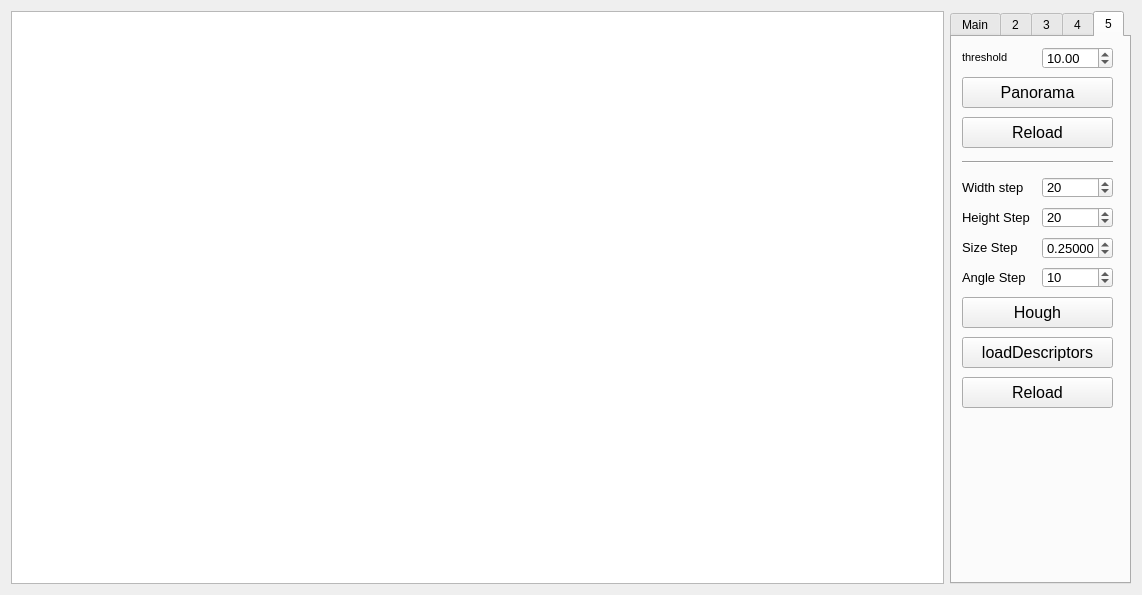
<?xml version="1.0" encoding="UTF-8"?>
<ui version="4.0">
 <class>MainWindow</class>
 <widget class="QMainWindow" name="MainWindow">
  <property name="geometry">
   <rect>
    <x>0</x>
    <y>0</y>
    <width>1142</width>
    <height>595</height>
   </rect>
  </property>
  <property name="minimumSize">
   <size>
    <width>649</width>
    <height>432</height>
   </size>
  </property>
  <property name="windowTitle">
   <string>Computer Vision</string>
  </property>
  <property name="windowIcon">
   <iconset resource="resources.qrc">
    <normaloff>:/icons/resource/icons/main.png</normaloff>:/icons/resource/icons/main.png</iconset>
  </property>
  <widget class="QWidget" name="centralWidget">
   <layout class="QHBoxLayout" name="horizontalLayout">
    <item>
     <widget class="QGraphicsView" name="graphicsView">
      <property name="autoFillBackground">
       <bool>false</bool>
      </property>
      <property name="resizeAnchor">
       <enum>QGraphicsView::AnchorViewCenter</enum>
      </property>
     </widget>
    </item>
    <item>
     <widget class="QTabWidget" name="tabWidget">
      <property name="maximumSize">
       <size>
        <width>181</width>
        <height>16777215</height>
       </size>
      </property>
      <property name="currentIndex">
       <number>4</number>
      </property>
      <widget class="QWidget" name="tab">
       <attribute name="title">
        <string>Main</string>
       </attribute>
       <widget class="QLabel" name="edgeEffectLabel">
        <property name="geometry">
         <rect>
          <x>10</x>
          <y>60</y>
          <width>151</width>
          <height>31</height>
         </rect>
        </property>
        <property name="font">
         <font>
          <family>Arial</family>
          <pointsize>12</pointsize>
         </font>
        </property>
        <property name="text">
         <string>Edge Effect</string>
        </property>
        <property name="alignment">
         <set>Qt::AlignCenter</set>
        </property>
       </widget>
       <widget class="Line" name="line">
        <property name="geometry">
         <rect>
          <x>10</x>
          <y>40</y>
          <width>151</width>
          <height>31</height>
         </rect>
        </property>
        <property name="orientation">
         <enum>Qt::Horizontal</enum>
        </property>
       </widget>
       <widget class="Line" name="line_2">
        <property name="geometry">
         <rect>
          <x>10</x>
          <y>120</y>
          <width>151</width>
          <height>31</height>
         </rect>
        </property>
        <property name="orientation">
         <enum>Qt::Horizontal</enum>
        </property>
       </widget>
       <widget class="QPushButton" name="blurButton">
        <property name="geometry">
         <rect>
          <x>10</x>
          <y>150</y>
          <width>151</width>
          <height>31</height>
         </rect>
        </property>
        <property name="font">
         <font>
          <family>Arial</family>
          <pointsize>12</pointsize>
         </font>
        </property>
        <property name="text">
         <string>Blur</string>
        </property>
       </widget>
       <widget class="QPushButton" name="gaussButton">
        <property name="geometry">
         <rect>
          <x>10</x>
          <y>310</y>
          <width>151</width>
          <height>31</height>
         </rect>
        </property>
        <property name="font">
         <font>
          <family>Arial</family>
          <pointsize>12</pointsize>
         </font>
        </property>
        <property name="text">
         <string>Gauss</string>
        </property>
       </widget>
       <widget class="QPushButton" name="openImageButton">
        <property name="geometry">
         <rect>
          <x>10</x>
          <y>10</y>
          <width>151</width>
          <height>31</height>
         </rect>
        </property>
        <property name="font">
         <font>
          <family>Arial</family>
          <pointsize>12</pointsize>
         </font>
        </property>
        <property name="text">
         <string>Open Image</string>
        </property>
       </widget>
       <widget class="QPushButton" name="clarityButton">
        <property name="geometry">
         <rect>
          <x>10</x>
          <y>190</y>
          <width>151</width>
          <height>31</height>
         </rect>
        </property>
        <property name="font">
         <font>
          <family>Arial</family>
          <pointsize>12</pointsize>
         </font>
        </property>
        <property name="text">
         <string>Clarity</string>
        </property>
       </widget>
       <widget class="QComboBox" name="edgeEffectComboBox">
        <property name="geometry">
         <rect>
          <x>10</x>
          <y>90</y>
          <width>151</width>
          <height>30</height>
         </rect>
        </property>
        <property name="font">
         <font>
          <family>Arial</family>
          <pointsize>12</pointsize>
         </font>
        </property>
        <property name="insertPolicy">
         <enum>QComboBox::InsertAtTop</enum>
        </property>
       </widget>
       <widget class="QPushButton" name="sobelButton">
        <property name="geometry">
         <rect>
          <x>10</x>
          <y>230</y>
          <width>151</width>
          <height>31</height>
         </rect>
        </property>
        <property name="font">
         <font>
          <family>Arial</family>
          <pointsize>12</pointsize>
         </font>
        </property>
        <property name="text">
         <string>Sobel</string>
        </property>
       </widget>
       <widget class="QPushButton" name="priutButton">
        <property name="geometry">
         <rect>
          <x>10</x>
          <y>270</y>
          <width>151</width>
          <height>31</height>
         </rect>
        </property>
        <property name="font">
         <font>
          <family>Arial</family>
          <pointsize>12</pointsize>
         </font>
        </property>
        <property name="text">
         <string>Priut</string>
        </property>
       </widget>
       <widget class="QPushButton" name="shiftButton">
        <property name="geometry">
         <rect>
          <x>10</x>
          <y>350</y>
          <width>151</width>
          <height>31</height>
         </rect>
        </property>
        <property name="font">
         <font>
          <family>Arial</family>
          <pointsize>12</pointsize>
         </font>
        </property>
        <property name="text">
         <string>Shift</string>
        </property>
       </widget>
       <widget class="QPushButton" name="noiseButton">
        <property name="geometry">
         <rect>
          <x>10</x>
          <y>390</y>
          <width>151</width>
          <height>31</height>
         </rect>
        </property>
        <property name="font">
         <font>
          <family>Arial</family>
          <pointsize>12</pointsize>
         </font>
        </property>
        <property name="text">
         <string>Noise</string>
        </property>
       </widget>
       <widget class="QPushButton" name="rotateButton">
        <property name="geometry">
         <rect>
          <x>10</x>
          <y>430</y>
          <width>151</width>
          <height>31</height>
         </rect>
        </property>
        <property name="font">
         <font>
          <family>Arial</family>
          <pointsize>12</pointsize>
         </font>
        </property>
        <property name="text">
         <string>Rotate</string>
        </property>
       </widget>
       <widget class="QPushButton" name="scosButton">
        <property name="geometry">
         <rect>
          <x>10</x>
          <y>510</y>
          <width>151</width>
          <height>31</height>
         </rect>
        </property>
        <property name="font">
         <font>
          <family>Arial</family>
          <pointsize>12</pointsize>
         </font>
        </property>
        <property name="text">
         <string>Scos</string>
        </property>
       </widget>
      </widget>
      <widget class="QWidget" name="tab_2">
       <attribute name="title">
        <string>2</string>
       </attribute>
       <widget class="QDoubleSpinBox" name="sigmaSpinBox">
        <property name="geometry">
         <rect>
          <x>90</x>
          <y>40</y>
          <width>71</width>
          <height>22</height>
         </rect>
        </property>
        <property name="font">
         <font>
          <pointsize>10</pointsize>
         </font>
        </property>
        <property name="value">
         <double>1.600000000000000</double>
        </property>
       </widget>
       <widget class="QLabel" name="label_3">
        <property name="geometry">
         <rect>
          <x>10</x>
          <y>70</y>
          <width>71</width>
          <height>21</height>
         </rect>
        </property>
        <property name="font">
         <font>
          <pointsize>10</pointsize>
         </font>
        </property>
        <property name="text">
         <string>SigmaStart:</string>
        </property>
       </widget>
       <widget class="QPushButton" name="pyramidLeftButton">
        <property name="enabled">
         <bool>true</bool>
        </property>
        <property name="geometry">
         <rect>
          <x>10</x>
          <y>140</y>
          <width>71</width>
          <height>31</height>
         </rect>
        </property>
        <property name="font">
         <font>
          <family>Arial</family>
          <pointsize>14</pointsize>
         </font>
        </property>
        <property name="text">
         <string>◄</string>
        </property>
       </widget>
       <widget class="QDoubleSpinBox" name="sigmaStartSpinBox">
        <property name="geometry">
         <rect>
          <x>90</x>
          <y>70</y>
          <width>71</width>
          <height>22</height>
         </rect>
        </property>
        <property name="font">
         <font>
          <pointsize>10</pointsize>
         </font>
        </property>
        <property name="value">
         <double>0.500000000000000</double>
        </property>
       </widget>
       <widget class="QTextEdit" name="infoPyramidTextEdit">
        <property name="geometry">
         <rect>
          <x>10</x>
          <y>180</y>
          <width>151</width>
          <height>111</height>
         </rect>
        </property>
        <property name="readOnly">
         <bool>true</bool>
        </property>
       </widget>
       <widget class="QPushButton" name="generateLImageButton">
        <property name="geometry">
         <rect>
          <x>10</x>
          <y>330</y>
          <width>151</width>
          <height>31</height>
         </rect>
        </property>
        <property name="font">
         <font>
          <family>Arial</family>
          <pointsize>12</pointsize>
         </font>
        </property>
        <property name="text">
         <string>Get L image</string>
        </property>
       </widget>
       <widget class="QSpinBox" name="scalesSpinBox">
        <property name="geometry">
         <rect>
          <x>90</x>
          <y>10</y>
          <width>71</width>
          <height>21</height>
         </rect>
        </property>
        <property name="font">
         <font>
          <pointsize>10</pointsize>
         </font>
        </property>
        <property name="value">
         <number>2</number>
        </property>
       </widget>
       <widget class="QLabel" name="label_4">
        <property name="geometry">
         <rect>
          <x>10</x>
          <y>300</y>
          <width>71</width>
          <height>21</height>
         </rect>
        </property>
        <property name="font">
         <font>
          <pointsize>10</pointsize>
         </font>
        </property>
        <property name="text">
         <string>Sigma:</string>
        </property>
       </widget>
       <widget class="QPushButton" name="pyramidButton">
        <property name="geometry">
         <rect>
          <x>10</x>
          <y>100</y>
          <width>151</width>
          <height>31</height>
         </rect>
        </property>
        <property name="font">
         <font>
          <family>Arial</family>
          <pointsize>12</pointsize>
         </font>
        </property>
        <property name="text">
         <string>Generate pyramid</string>
        </property>
       </widget>
       <widget class="QLabel" name="label">
        <property name="geometry">
         <rect>
          <x>10</x>
          <y>10</y>
          <width>71</width>
          <height>21</height>
         </rect>
        </property>
        <property name="font">
         <font>
          <pointsize>10</pointsize>
         </font>
        </property>
        <property name="text">
         <string>Scales:</string>
        </property>
       </widget>
       <widget class="QPushButton" name="pyramidRightButton">
        <property name="enabled">
         <bool>true</bool>
        </property>
        <property name="geometry">
         <rect>
          <x>90</x>
          <y>140</y>
          <width>71</width>
          <height>31</height>
         </rect>
        </property>
        <property name="font">
         <font>
          <family>Arial</family>
          <pointsize>14</pointsize>
         </font>
        </property>
        <property name="text">
         <string>► </string>
        </property>
       </widget>
       <widget class="QLabel" name="label_2">
        <property name="geometry">
         <rect>
          <x>10</x>
          <y>40</y>
          <width>71</width>
          <height>21</height>
         </rect>
        </property>
        <property name="font">
         <font>
          <pointsize>10</pointsize>
         </font>
        </property>
        <property name="text">
         <string>Sigma:</string>
        </property>
       </widget>
       <widget class="QDoubleSpinBox" name="sigmaLSpinBox">
        <property name="geometry">
         <rect>
          <x>90</x>
          <y>300</y>
          <width>71</width>
          <height>22</height>
         </rect>
        </property>
        <property name="font">
         <font>
          <pointsize>10</pointsize>
         </font>
        </property>
        <property name="value">
         <double>1.000000000000000</double>
        </property>
       </widget>
      </widget>
      <widget class="QWidget" name="tab_3">
       <attribute name="title">
        <string>3</string>
       </attribute>
       <widget class="QLabel" name="label_5">
        <property name="geometry">
         <rect>
          <x>10</x>
          <y>10</y>
          <width>71</width>
          <height>21</height>
         </rect>
        </property>
        <property name="font">
         <font>
          <pointsize>10</pointsize>
         </font>
        </property>
        <property name="text">
         <string>Threshold:</string>
        </property>
       </widget>
       <widget class="QPushButton" name="moravekButton">
        <property name="geometry">
         <rect>
          <x>10</x>
          <y>100</y>
          <width>151</width>
          <height>31</height>
         </rect>
        </property>
        <property name="font">
         <font>
          <family>Arial</family>
          <pointsize>12</pointsize>
         </font>
        </property>
        <property name="text">
         <string>Moravek</string>
        </property>
       </widget>
       <widget class="QSpinBox" name="radiusSpinBox">
        <property name="geometry">
         <rect>
          <x>90</x>
          <y>40</y>
          <width>71</width>
          <height>21</height>
         </rect>
        </property>
        <property name="font">
         <font>
          <pointsize>10</pointsize>
         </font>
        </property>
        <property name="value">
         <number>2</number>
        </property>
       </widget>
       <widget class="QLabel" name="label_6">
        <property name="geometry">
         <rect>
          <x>10</x>
          <y>40</y>
          <width>71</width>
          <height>21</height>
         </rect>
        </property>
        <property name="font">
         <font>
          <pointsize>10</pointsize>
         </font>
        </property>
        <property name="text">
         <string>Radius:</string>
        </property>
       </widget>
       <widget class="QLabel" name="label_7">
        <property name="geometry">
         <rect>
          <x>10</x>
          <y>70</y>
          <width>71</width>
          <height>21</height>
         </rect>
        </property>
        <property name="font">
         <font>
          <pointsize>10</pointsize>
         </font>
        </property>
        <property name="text">
         <string>PoinstCount:</string>
        </property>
       </widget>
       <widget class="QSpinBox" name="pointsCountSpinBox">
        <property name="geometry">
         <rect>
          <x>90</x>
          <y>70</y>
          <width>71</width>
          <height>21</height>
         </rect>
        </property>
        <property name="font">
         <font>
          <pointsize>10</pointsize>
         </font>
        </property>
        <property name="maximum">
         <number>12000</number>
        </property>
        <property name="value">
         <number>150</number>
        </property>
       </widget>
       <widget class="QPushButton" name="harrisButton">
        <property name="geometry">
         <rect>
          <x>10</x>
          <y>140</y>
          <width>151</width>
          <height>31</height>
         </rect>
        </property>
        <property name="font">
         <font>
          <family>Arial</family>
          <pointsize>12</pointsize>
         </font>
        </property>
        <property name="text">
         <string>Harris</string>
        </property>
       </widget>
       <widget class="QPushButton" name="blobButton">
        <property name="geometry">
         <rect>
          <x>10</x>
          <y>180</y>
          <width>151</width>
          <height>31</height>
         </rect>
        </property>
        <property name="font">
         <font>
          <family>Arial</family>
          <pointsize>12</pointsize>
         </font>
        </property>
        <property name="text">
         <string>Blob</string>
        </property>
       </widget>
       <widget class="QDoubleSpinBox" name="ThresholdSpinBox">
        <property name="geometry">
         <rect>
          <x>90</x>
          <y>10</y>
          <width>71</width>
          <height>22</height>
         </rect>
        </property>
        <property name="font">
         <font>
          <pointsize>10</pointsize>
         </font>
        </property>
        <property name="decimals">
         <number>5</number>
        </property>
        <property name="maximum">
         <double>999999999.990000009536743</double>
        </property>
        <property name="singleStep">
         <double>0.001000000000000</double>
        </property>
        <property name="value">
         <double>0.050000000000000</double>
        </property>
       </widget>
      </widget>
      <widget class="QWidget" name="tab_4">
       <attribute name="title">
        <string>4</string>
       </attribute>
       <widget class="QPushButton" name="invRotButton">
        <property name="geometry">
         <rect>
          <x>10</x>
          <y>130</y>
          <width>151</width>
          <height>31</height>
         </rect>
        </property>
        <property name="font">
         <font>
          <family>Arial</family>
          <pointsize>12</pointsize>
         </font>
        </property>
        <property name="text">
         <string>invRotation</string>
        </property>
       </widget>
       <widget class="QSpinBox" name="radiusDescSpinBox">
        <property name="geometry">
         <rect>
          <x>90</x>
          <y>10</y>
          <width>71</width>
          <height>21</height>
         </rect>
        </property>
        <property name="font">
         <font>
          <pointsize>10</pointsize>
         </font>
        </property>
        <property name="value">
         <number>8</number>
        </property>
       </widget>
       <widget class="QLabel" name="label_8">
        <property name="geometry">
         <rect>
          <x>10</x>
          <y>10</y>
          <width>71</width>
          <height>21</height>
         </rect>
        </property>
        <property name="font">
         <font>
          <pointsize>10</pointsize>
         </font>
        </property>
        <property name="text">
         <string>Radius:</string>
        </property>
       </widget>
       <widget class="QLabel" name="label_9">
        <property name="geometry">
         <rect>
          <x>10</x>
          <y>40</y>
          <width>71</width>
          <height>21</height>
         </rect>
        </property>
        <property name="font">
         <font>
          <pointsize>8</pointsize>
         </font>
        </property>
        <property name="text">
         <string>BarCharCount</string>
        </property>
       </widget>
       <widget class="QSpinBox" name="barCharCountDescSpinBox">
        <property name="geometry">
         <rect>
          <x>90</x>
          <y>40</y>
          <width>71</width>
          <height>21</height>
         </rect>
        </property>
        <property name="font">
         <font>
          <pointsize>10</pointsize>
         </font>
        </property>
        <property name="value">
         <number>16</number>
        </property>
       </widget>
       <widget class="QLabel" name="label_10">
        <property name="geometry">
         <rect>
          <x>10</x>
          <y>70</y>
          <width>71</width>
          <height>21</height>
         </rect>
        </property>
        <property name="font">
         <font>
          <pointsize>8</pointsize>
         </font>
        </property>
        <property name="text">
         <string>BasketCount</string>
        </property>
       </widget>
       <widget class="QSpinBox" name="basketCountDescSpinBox">
        <property name="geometry">
         <rect>
          <x>90</x>
          <y>70</y>
          <width>71</width>
          <height>21</height>
         </rect>
        </property>
        <property name="font">
         <font>
          <pointsize>10</pointsize>
         </font>
        </property>
        <property name="value">
         <number>8</number>
        </property>
       </widget>
       <widget class="QLabel" name="label_11">
        <property name="geometry">
         <rect>
          <x>10</x>
          <y>100</y>
          <width>71</width>
          <height>21</height>
         </rect>
        </property>
        <property name="font">
         <font>
          <pointsize>8</pointsize>
         </font>
        </property>
        <property name="text">
         <string>T</string>
        </property>
       </widget>
       <widget class="QDoubleSpinBox" name="TSpinBox">
        <property name="geometry">
         <rect>
          <x>90</x>
          <y>100</y>
          <width>71</width>
          <height>22</height>
         </rect>
        </property>
        <property name="font">
         <font>
          <pointsize>10</pointsize>
         </font>
        </property>
        <property name="singleStep">
         <double>0.100000000000000</double>
        </property>
        <property name="value">
         <double>0.800000000000000</double>
        </property>
       </widget>
       <widget class="QPushButton" name="rotaterButton">
        <property name="geometry">
         <rect>
          <x>10</x>
          <y>280</y>
          <width>151</width>
          <height>31</height>
         </rect>
        </property>
        <property name="font">
         <font>
          <family>Arial</family>
          <pointsize>12</pointsize>
         </font>
        </property>
        <property name="text">
         <string>Rotate</string>
        </property>
       </widget>
       <widget class="QSpinBox" name="rotateSpinBox">
        <property name="geometry">
         <rect>
          <x>90</x>
          <y>250</y>
          <width>71</width>
          <height>21</height>
         </rect>
        </property>
        <property name="font">
         <font>
          <pointsize>10</pointsize>
         </font>
        </property>
        <property name="maximum">
         <number>180</number>
        </property>
        <property name="value">
         <number>60</number>
        </property>
       </widget>
       <widget class="QLabel" name="label_12">
        <property name="geometry">
         <rect>
          <x>10</x>
          <y>250</y>
          <width>71</width>
          <height>21</height>
         </rect>
        </property>
        <property name="font">
         <font>
          <pointsize>8</pointsize>
         </font>
        </property>
        <property name="text">
         <string>Angle</string>
        </property>
       </widget>
       <widget class="QSpinBox" name="scaleSpinBox">
        <property name="geometry">
         <rect>
          <x>90</x>
          <y>320</y>
          <width>71</width>
          <height>21</height>
         </rect>
        </property>
        <property name="font">
         <font>
          <pointsize>10</pointsize>
         </font>
        </property>
        <property name="minimum">
         <number>-10000</number>
        </property>
        <property name="maximum">
         <number>10000</number>
        </property>
        <property name="value">
         <number>-250</number>
        </property>
       </widget>
       <widget class="QLabel" name="label_13">
        <property name="geometry">
         <rect>
          <x>10</x>
          <y>320</y>
          <width>71</width>
          <height>21</height>
         </rect>
        </property>
        <property name="font">
         <font>
          <pointsize>8</pointsize>
         </font>
        </property>
        <property name="text">
         <string>Scale</string>
        </property>
       </widget>
       <widget class="QPushButton" name="scaleButton">
        <property name="geometry">
         <rect>
          <x>10</x>
          <y>350</y>
          <width>151</width>
          <height>31</height>
         </rect>
        </property>
        <property name="font">
         <font>
          <family>Arial</family>
          <pointsize>12</pointsize>
         </font>
        </property>
        <property name="text">
         <string>Scale</string>
        </property>
       </widget>
       <widget class="QPushButton" name="scaleXButton">
        <property name="geometry">
         <rect>
          <x>10</x>
          <y>390</y>
          <width>151</width>
          <height>31</height>
         </rect>
        </property>
        <property name="font">
         <font>
          <family>Arial</family>
          <pointsize>12</pointsize>
         </font>
        </property>
        <property name="text">
         <string>ScaleX</string>
        </property>
       </widget>
       <widget class="QPushButton" name="scaleYButton">
        <property name="geometry">
         <rect>
          <x>10</x>
          <y>430</y>
          <width>151</width>
          <height>31</height>
         </rect>
        </property>
        <property name="font">
         <font>
          <family>Arial</family>
          <pointsize>12</pointsize>
         </font>
        </property>
        <property name="text">
         <string>ScaleY</string>
        </property>
       </widget>
       <widget class="QPushButton" name="invRotScaleButton">
        <property name="geometry">
         <rect>
          <x>10</x>
          <y>170</y>
          <width>151</width>
          <height>31</height>
         </rect>
        </property>
        <property name="font">
         <font>
          <family>Arial</family>
          <pointsize>12</pointsize>
         </font>
        </property>
        <property name="text">
         <string>invRotationScale</string>
        </property>
       </widget>
       <widget class="QPushButton" name="invRotScaleAffButton">
        <property name="geometry">
         <rect>
          <x>10</x>
          <y>210</y>
          <width>151</width>
          <height>31</height>
         </rect>
        </property>
        <property name="font">
         <font>
          <family>Arial</family>
          <pointsize>12</pointsize>
         </font>
        </property>
        <property name="text">
         <string>invRotationScaleAff</string>
        </property>
       </widget>
       <widget class="QPushButton" name="reloadButton">
        <property name="geometry">
         <rect>
          <x>10</x>
          <y>510</y>
          <width>151</width>
          <height>31</height>
         </rect>
        </property>
        <property name="font">
         <font>
          <family>Arial</family>
          <pointsize>12</pointsize>
         </font>
        </property>
        <property name="text">
         <string>Reload</string>
        </property>
       </widget>
       <widget class="QPushButton" name="affineButton">
        <property name="geometry">
         <rect>
          <x>10</x>
          <y>470</y>
          <width>151</width>
          <height>31</height>
         </rect>
        </property>
        <property name="font">
         <font>
          <family>Arial</family>
          <pointsize>12</pointsize>
         </font>
        </property>
        <property name="text">
         <string>affin</string>
        </property>
       </widget>
      </widget>
      <widget class="QWidget" name="tab_5">
       <attribute name="title">
        <string>5</string>
       </attribute>
       <widget class="QPushButton" name="glueButton">
        <property name="geometry">
         <rect>
          <x>10</x>
          <y>40</y>
          <width>151</width>
          <height>31</height>
         </rect>
        </property>
        <property name="font">
         <font>
          <family>Arial</family>
          <pointsize>12</pointsize>
         </font>
        </property>
        <property name="text">
         <string>Panorama</string>
        </property>
       </widget>
       <widget class="QLabel" name="label_14">
        <property name="geometry">
         <rect>
          <x>10</x>
          <y>10</y>
          <width>71</width>
          <height>21</height>
         </rect>
        </property>
        <property name="font">
         <font>
          <pointsize>8</pointsize>
         </font>
        </property>
        <property name="text">
         <string>threshold</string>
        </property>
       </widget>
       <widget class="QDoubleSpinBox" name="tresholdSpinBox">
        <property name="geometry">
         <rect>
          <x>90</x>
          <y>10</y>
          <width>71</width>
          <height>22</height>
         </rect>
        </property>
        <property name="font">
         <font>
          <pointsize>10</pointsize>
         </font>
        </property>
        <property name="singleStep">
         <double>0.100000000000000</double>
        </property>
        <property name="value">
         <double>10.000000000000000</double>
        </property>
       </widget>
       <widget class="QPushButton" name="reloadPanoramButton">
        <property name="geometry">
         <rect>
          <x>10</x>
          <y>80</y>
          <width>151</width>
          <height>31</height>
         </rect>
        </property>
        <property name="font">
         <font>
          <family>Arial</family>
          <pointsize>12</pointsize>
         </font>
        </property>
        <property name="text">
         <string>Reload</string>
        </property>
       </widget>
       <widget class="Line" name="line_3">
        <property name="geometry">
         <rect>
          <x>10</x>
          <y>110</y>
          <width>151</width>
          <height>31</height>
         </rect>
        </property>
        <property name="orientation">
         <enum>Qt::Horizontal</enum>
        </property>
       </widget>
       <widget class="QPushButton" name="houghButton">
        <property name="geometry">
         <rect>
          <x>10</x>
          <y>260</y>
          <width>151</width>
          <height>31</height>
         </rect>
        </property>
        <property name="font">
         <font>
          <family>Arial</family>
          <pointsize>12</pointsize>
         </font>
        </property>
        <property name="text">
         <string>Hough</string>
        </property>
       </widget>
       <widget class="QPushButton" name="reloadHoughButton">
        <property name="geometry">
         <rect>
          <x>10</x>
          <y>340</y>
          <width>151</width>
          <height>31</height>
         </rect>
        </property>
        <property name="font">
         <font>
          <family>Arial</family>
          <pointsize>12</pointsize>
         </font>
        </property>
        <property name="text">
         <string>Reload</string>
        </property>
       </widget>
       <widget class="QLabel" name="label_15">
        <property name="geometry">
         <rect>
          <x>10</x>
          <y>140</y>
          <width>71</width>
          <height>21</height>
         </rect>
        </property>
        <property name="font">
         <font>
          <pointsize>10</pointsize>
         </font>
        </property>
        <property name="text">
         <string>Width step</string>
        </property>
       </widget>
       <widget class="QSpinBox" name="widthStepSpinBox">
        <property name="geometry">
         <rect>
          <x>90</x>
          <y>140</y>
          <width>71</width>
          <height>21</height>
         </rect>
        </property>
        <property name="font">
         <font>
          <pointsize>10</pointsize>
         </font>
        </property>
        <property name="maximum">
         <number>99999</number>
        </property>
        <property name="value">
         <number>20</number>
        </property>
       </widget>
       <widget class="QLabel" name="label_16">
        <property name="geometry">
         <rect>
          <x>10</x>
          <y>170</y>
          <width>71</width>
          <height>21</height>
         </rect>
        </property>
        <property name="font">
         <font>
          <pointsize>10</pointsize>
         </font>
        </property>
        <property name="text">
         <string>Height Step</string>
        </property>
       </widget>
       <widget class="QSpinBox" name="heightStepSpinBox">
        <property name="geometry">
         <rect>
          <x>90</x>
          <y>170</y>
          <width>71</width>
          <height>21</height>
         </rect>
        </property>
        <property name="font">
         <font>
          <pointsize>10</pointsize>
         </font>
        </property>
        <property name="maximum">
         <number>99999</number>
        </property>
        <property name="value">
         <number>20</number>
        </property>
       </widget>
       <widget class="QLabel" name="label_17">
        <property name="geometry">
         <rect>
          <x>10</x>
          <y>230</y>
          <width>71</width>
          <height>21</height>
         </rect>
        </property>
        <property name="font">
         <font>
          <pointsize>10</pointsize>
         </font>
        </property>
        <property name="text">
         <string>Angle Step</string>
        </property>
       </widget>
       <widget class="QSpinBox" name="angleStepSpinBox">
        <property name="geometry">
         <rect>
          <x>90</x>
          <y>230</y>
          <width>71</width>
          <height>21</height>
         </rect>
        </property>
        <property name="font">
         <font>
          <pointsize>10</pointsize>
         </font>
        </property>
        <property name="minimum">
         <number>1</number>
        </property>
        <property name="maximum">
         <number>360</number>
        </property>
        <property name="value">
         <number>10</number>
        </property>
       </widget>
       <widget class="QLabel" name="label_18">
        <property name="geometry">
         <rect>
          <x>10</x>
          <y>200</y>
          <width>71</width>
          <height>21</height>
         </rect>
        </property>
        <property name="font">
         <font>
          <pointsize>10</pointsize>
         </font>
        </property>
        <property name="text">
         <string>Size Step</string>
        </property>
       </widget>
       <widget class="QDoubleSpinBox" name="sizeStepSpinBox">
        <property name="geometry">
         <rect>
          <x>90</x>
          <y>200</y>
          <width>71</width>
          <height>22</height>
         </rect>
        </property>
        <property name="font">
         <font>
          <pointsize>10</pointsize>
         </font>
        </property>
        <property name="decimals">
         <number>5</number>
        </property>
        <property name="maximum">
         <double>999999999.990000009536743</double>
        </property>
        <property name="singleStep">
         <double>0.001000000000000</double>
        </property>
        <property name="value">
         <double>0.250000000000000</double>
        </property>
       </widget>
       <widget class="QPushButton" name="reloadHoughButton_2">
        <property name="geometry">
         <rect>
          <x>10</x>
          <y>300</y>
          <width>151</width>
          <height>31</height>
         </rect>
        </property>
        <property name="font">
         <font>
          <family>Arial</family>
          <pointsize>12</pointsize>
         </font>
        </property>
        <property name="text">
         <string>loadDescriptors</string>
        </property>
       </widget>
      </widget>
     </widget>
    </item>
   </layout>
  </widget>
 </widget>
 <layoutdefault spacing="6" margin="11"/>
 <resources>
  <include location="resources.qrc"/>
 </resources>
 <connections/>
</ui>
